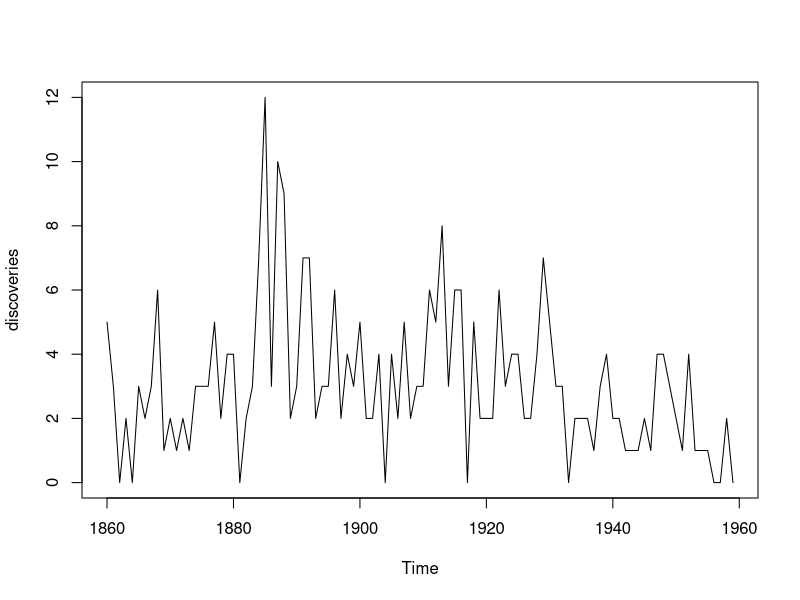
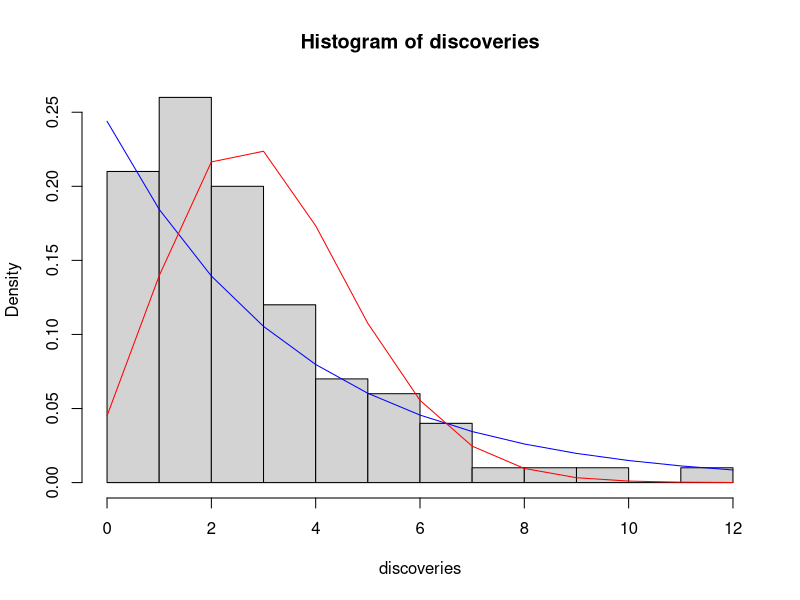
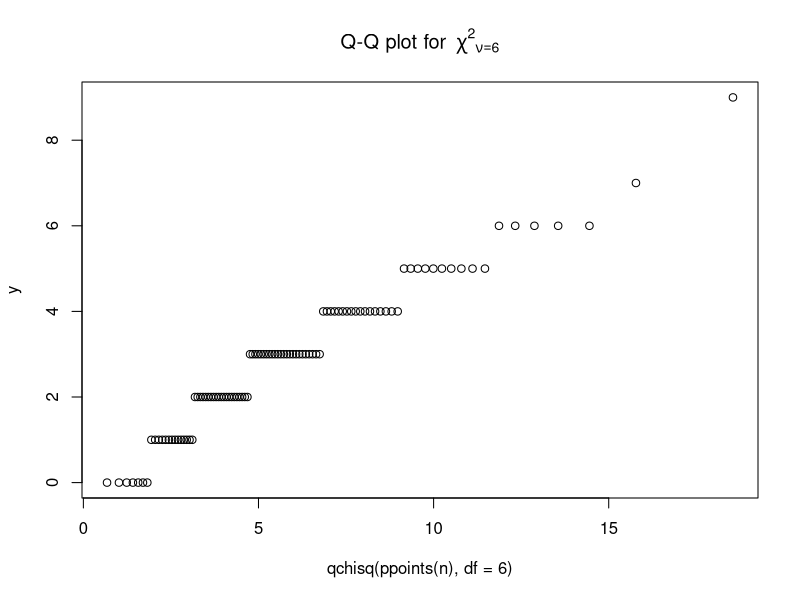
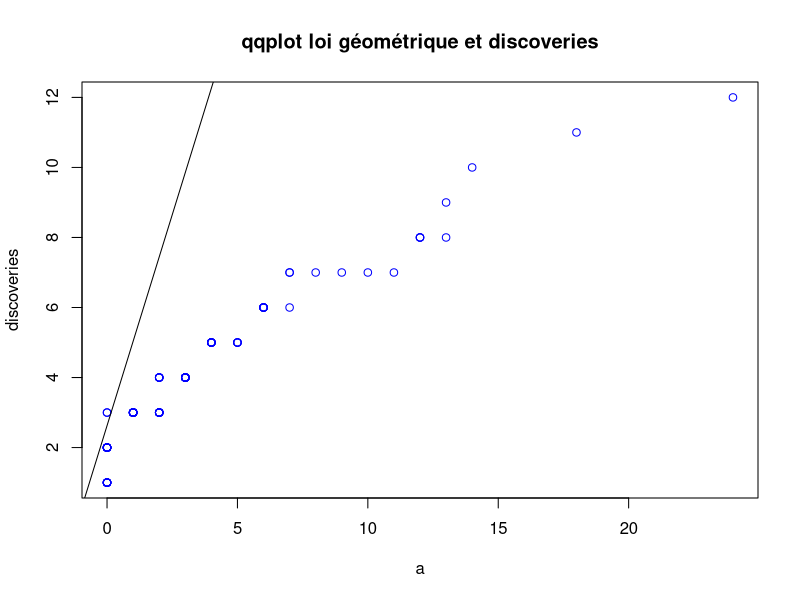
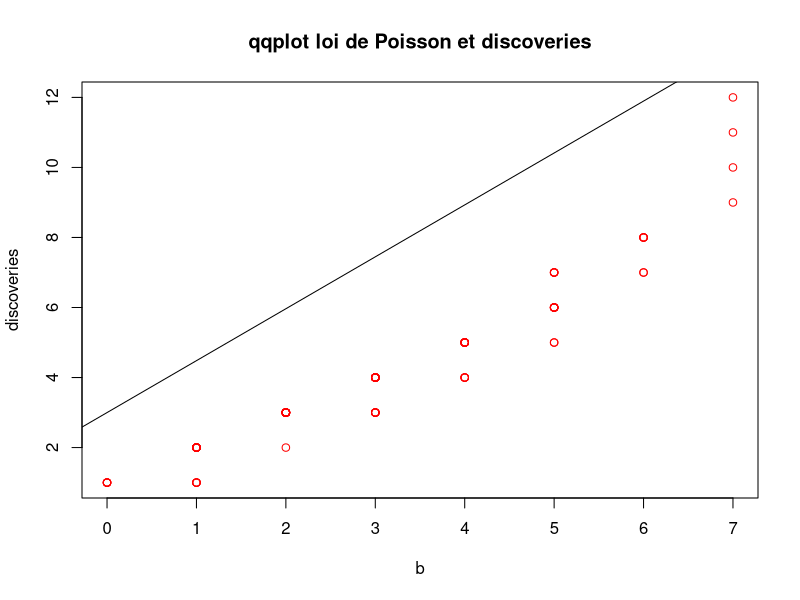
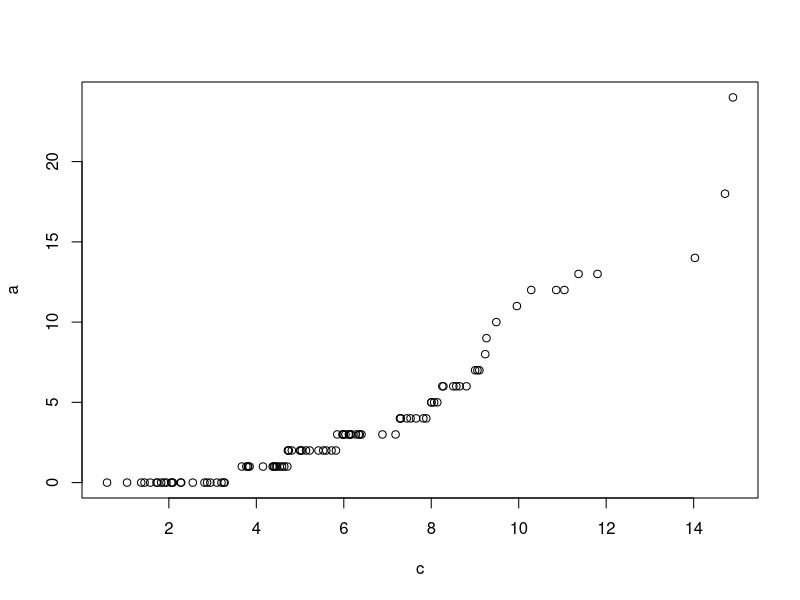
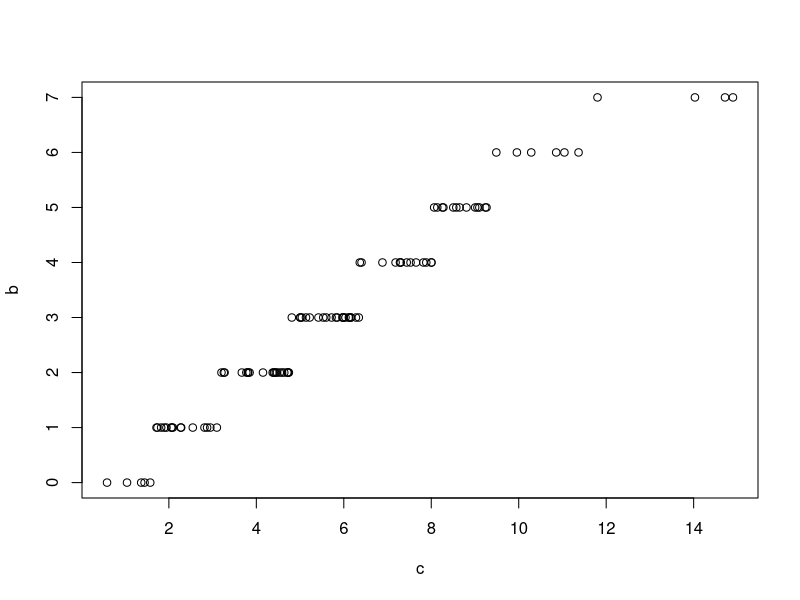

Source code (R) for these figures, in order: (Note: this script raises an error after producing the figures.)
## ---- chunk 1
data("discoveries")
plot(discoveries)
## ---- chunk 2
#calcul de la moyenne et de la variance empirique du jeu de donnees
m = mean (discoveries)
v = var (discoveries)
print("moyenne empirique")
print(m)

print("variance empirique")
print(v)

#calcul à partir de l'estimateur de la loi géomtrique
n = length(discoveries)
S = 0 
for (i in (1:n)) {
  S <- S + discoveries[i]
}

theta = 1/((1/n)*S +1)
moy_geom = (1/n)*S + 1 ##1/theta
var_geom = (1-theta)/(theta**2)

print ('moyenne geometrique')
print(moy_geom)

print('variance geometrique')
print(var_geom)

#calcul à partir de l'estimateur de la loi de Poisson
lambda = (1/n)*S
moy_poisson = lambda
var_poisson = lambda
print('moyenne et variance de Poisson = ')  
print(lambda)

## ---- chunk 3
print(m/moy_geom)
print(v/var_geom)

print(m/moy_poisson)
print(v/var_poisson)

print("les valeurs obtenues par la loi de Poisson sont plus proches des valeurs empiriques. La loi de Poisson approche le mieux la statistique consideree.")
## ---- chunk 4
x = 0:12
hist(discoveries, probability = TRUE, breaks = 12)
lines(x, dgeom(x, prob = theta, log=FALSE), main = 'densite geometrique', col='blue')
lines(x, dpois(x, lambda, log = FALSE), main = 'densite de Poisson', col='red')
## ---- chunk 5
#library(discovery)
y <- rpois(n, lambda)
## QQPlot pour la loi du Chi^2 comparée à la ditribution de Poisson:
qqplot(qchisq(ppoints(n), df = 6), y, main = expression("Q-Q plot for" ~~ {chi^2}[nu == 6]))

# Pour rajouter la ligne de modélisation 
library(ggplot2)
y = qpois(x, lambda)
p = 0.05
#ggplot2::last_plot() + qqline(y, distribution = function(p) qchisq(p, df = 6), prob = c(0.25, 0.75), col = 2)
##y doit être la loi de poisson

## ---- chunk 6
library(ggplot2)
#x<-discoveries
#plot(x, qgeom(discoveries, theta), main='quantile inverse geom', col='blue')
#plot(x, qpois(discoveries, lambda), main='poisson', col='blue')
##attention aux invalid prob

#theta
#discoveries
#x<- sort(discoveries, decreasing = FALSE)
quantile_geom <- qgeom(discoveries, theta, lower.tail = TRUE, log.p = FALSE)

#plot(discoveries[i], quantile_geom[i/(n+1)], main = 'qq plot')


#1er quantile : i = 1
n <- length(discoveries)
summary(discoveries)

frst_quant <- summary(discoveries)[2]
thrd_quant <- summary(discoveries)[5]

x <- array(frst_quant, thrd_quant)
#y <- probleme 
#plot(x, )

## ---- chunk 7
##Utilisation de la fonction qqplot
#preparation des données
discoveries <- as.factor(discoveries)
head(discoveries)
a<-rgeom(n, theta)
b<-rpois(n, lambda)
qqplot(a, discoveries, main= 'qqplot loi géométrique et discoveries', col='blue')
qqline(a)
qqplot(b, discoveries, main= 'qqplot loi de Poisson et discoveries', col='red')
qqline(b)
## ---- chunk 8
c<-rchisq(n, 6, ncp=0.05)

qqplot(c, a)
#qqline(0.5*a-2.5, col='red')
qqplot(c,b)
#qqline(0.25*b-1.5, col='blue')
#qqline(a, col='red')
#qqline(b, col='blue')
#qqline(c, col='grey')
## ---- chunk 9
alpha = 0.05
print("s = ")
qpois(alpha, n*lambda)
## ---- chunk 10
#calcul de la probabilite que T = 281
k <- 281
res <- lambda**(-k)*exp(-lambda)/factorial(k)
print(res)
## ---- chunk 11
m <- mean(discoveries)

## ---- chunk 12
print(floor(281/m)+1)
## ---- chunk 13
k_a_estimer <- sum(discoveries)+ 0.25
theta_a_estimer <- 20/(n*20+1)
print(theta_a_estimer)
print(k_a_estimer)
